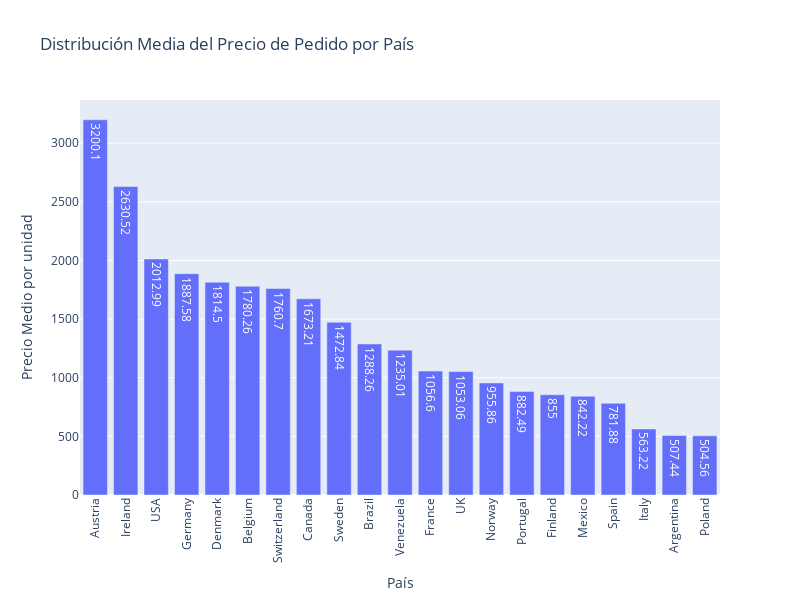

Source (notebook cell):
### Code cell
fig = px.bar(avg_pedido_pais, x='country', y='total', 
             title='Distribución Media del Precio de Pedido por País',
             labels={'country': 'País', 'total': 'Precio Medio por Pedido'},
             text='total',  # Mostrar el valor en las barras
             width=800, height=600)

# Ajustes adicionales de la visualización
fig.update_layout(xaxis_title="País",
                  yaxis_title="Precio Medio por unidad",
                  xaxis_tickangle=-90)  # Rotar etiquetas del eje X

# Mostrar la gráfica
fig.show()

### Figure 1 — Plotly figure (JSON) as saved in the notebook; plotly's stock layout.template omitted (floating-point values rounded to 4 significant figures)
{"data": [{"alignmentgroup": "True", "hovertemplate": "País=%{x}<br>Precio Medio por Pedido=%{text}<extra></extra>", "legendgroup": "", "marker": {"color": "#636efa", "pattern": {"shape": ""}}, "name": "", "offsetgroup": "", "orientation": "v", "showlegend": false, "text": [3200.0, 2631.0, 2013.0, 1888.0, 1814.0, 1780.0, 1761.0, 1673.0, 1473.0, 1288.0, 1235.0, 1057.0, 1053.0, 955.9, 882.5, 855, 842.2, 781.9, 563.2, 507.4, 504.6], "textposition": "auto", "type": "bar", "x": ["Austria", "Ireland", "USA", "Germany", "Denmark", "Belgium", "Switzerland", "Canada", "Sweden", "Brazil", "Venezuela", "France", "UK", "Norway", "Portugal", "Finland", "Mexico", "Spain", "Italy", "Argentina", "Poland"], "xaxis": "x", "y": [3200.0, 2631.0, 2013.0, 1888.0, 1814.0, 1780.0, 1761.0, 1673.0, 1473.0, 1288.0, 1235.0, 1057.0, 1053.0, 955.9, 882.5, 855, 842.2, 781.9, 563.2, 507.4, 504.6], "yaxis": "y"}], "layout": {"barmode": "relative", "height": 600, "legend": {"tracegroupgap": 0}, "title": {"text": "Distribución Media del Precio de Pedido por País"}, "width": 800, "xaxis": {"anchor": "y", "domain": [0, 1], "tickangle": -90, "title": {"text": "País"}}, "yaxis": {"anchor": "x", "domain": [0, 1], "title": {"text": "Precio Medio por unidad"}}}}
